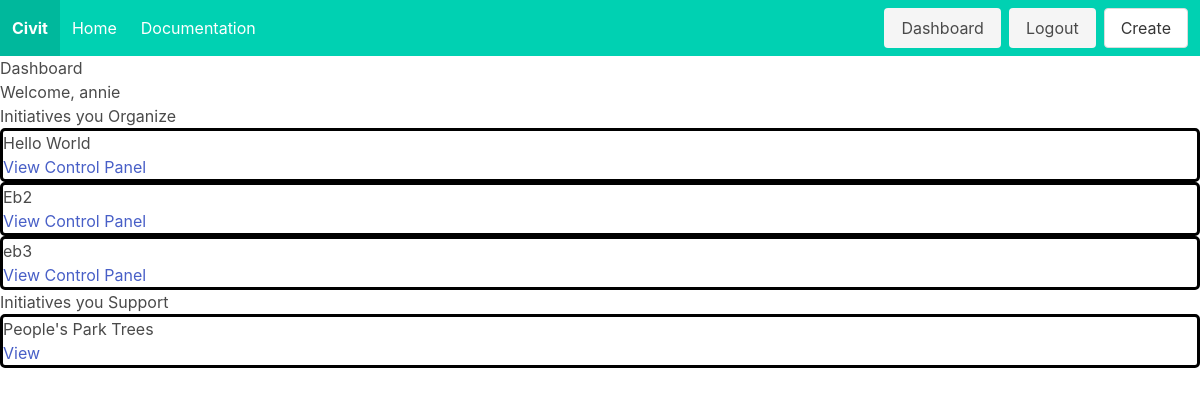
Screenshot of /accounts/dashboard/ (signed in) with the database file from the repository.
### accounts/models.py (models this page shows)
class User(AbstractUser):
    bio = models.TextField(max_length=500, blank=True)
    profile_picture = models.URLField(blank=True, null=True)

### initz/models.py (models this page shows, shortened)
class Initiative(models.Model):
    primary_organizer = models.ForeignKey(User, related_name='primary_organizer', on_delete=models.CASCADE)
    title = models.CharField(max_length=200)
    problem_statement = models.TextField()
    people_impact = models.TextField()
    legislative_scope = models.TextField()
    date_created = models.DateTimeField(auto_now_add=True, editable=False)
    type = models.CharField(max_length=25)
    supporters = models.ManyToManyField(User, related_name='supporters')
    donors = models.ManyToManyField(User, related_name='donors')
    sponsors = models.ManyToManyField(User, related_name='sponsors')
    organizers = models.ManyToManyField(User, related_name='organizers')

### accounts/views.py (the view)
# urls.py: path('dashboard/', views.dashboard, name='dashboard'),
@login_required
def dashboard(request):
    my_organizer_inits = set()
    my_supporting_inits = set()
    initiatives = Initiative.objects.all()
    for init in initiatives:
        if (init.primary_organizer == request.user) or (request.user in init.organizers.all()):
            my_organizer_inits.add(init)
        elif (request.user in init.supporters.all()):
            my_supporting_inits.add(init)
    my_organizer_inits = list(my_organizer_inits)
    my_supporting_inits = list(my_supporting_inits)
    return render(request, 'dash/dashboard.html', {'support_inits': my_supporting_inits,
                                                   'organizer_inits': my_organizer_inits})

### templates/dash/dashboard.html
{% extends 'base.html' %}
{% block content %}
    <div>
        <div>
            <h1>Dashboard</h1>
            <h3>Welcome, {{ user.username }}</h3>
        </div>
        <div>
            <h1>Initiatives you Organize</h1>
            {% for init in organizer_inits %}
                <div style="border: black 3px solid;  border-radius: 5px">
                    <h3>{{ init.title }}</h3>
                    <a href="{% url 'viewinit' init.pk %}">View</a>
                    <a href="{% url 'homepanel' init.pk %}">Control Panel</a>
                </div>
            {% endfor %}
            <h1>Initiatives you Support</h1>
            {% for init in support_inits %}
                <div style="border: black 3px solid;  border-radius: 5px">
                    <h3>{{ init.title }}</h3>
                    <a href="{% url 'viewinit' init.pk %}">View</a>
                </div>
            {% endfor %}
        </div>
    </div>
{% endblock %}

### rows the page displays
User: username "annie"
Initiative: title "Hello World"
Initiative: title "Eb2"
Initiative: title "eb3"
Initiative: title "People's Park Trees"
